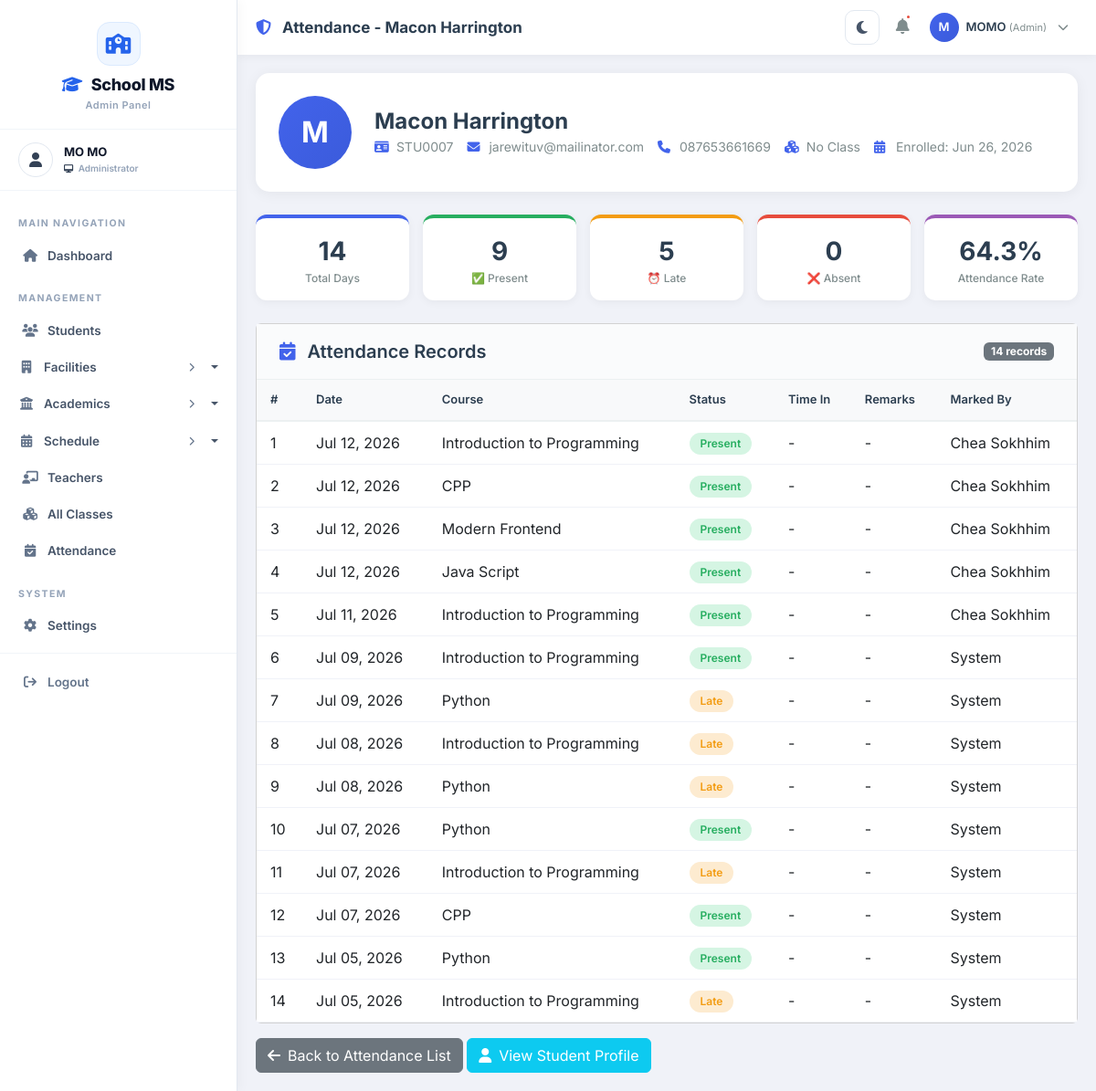
Page /attendance/admin/student/8/ (signed in) on the earlier database version.
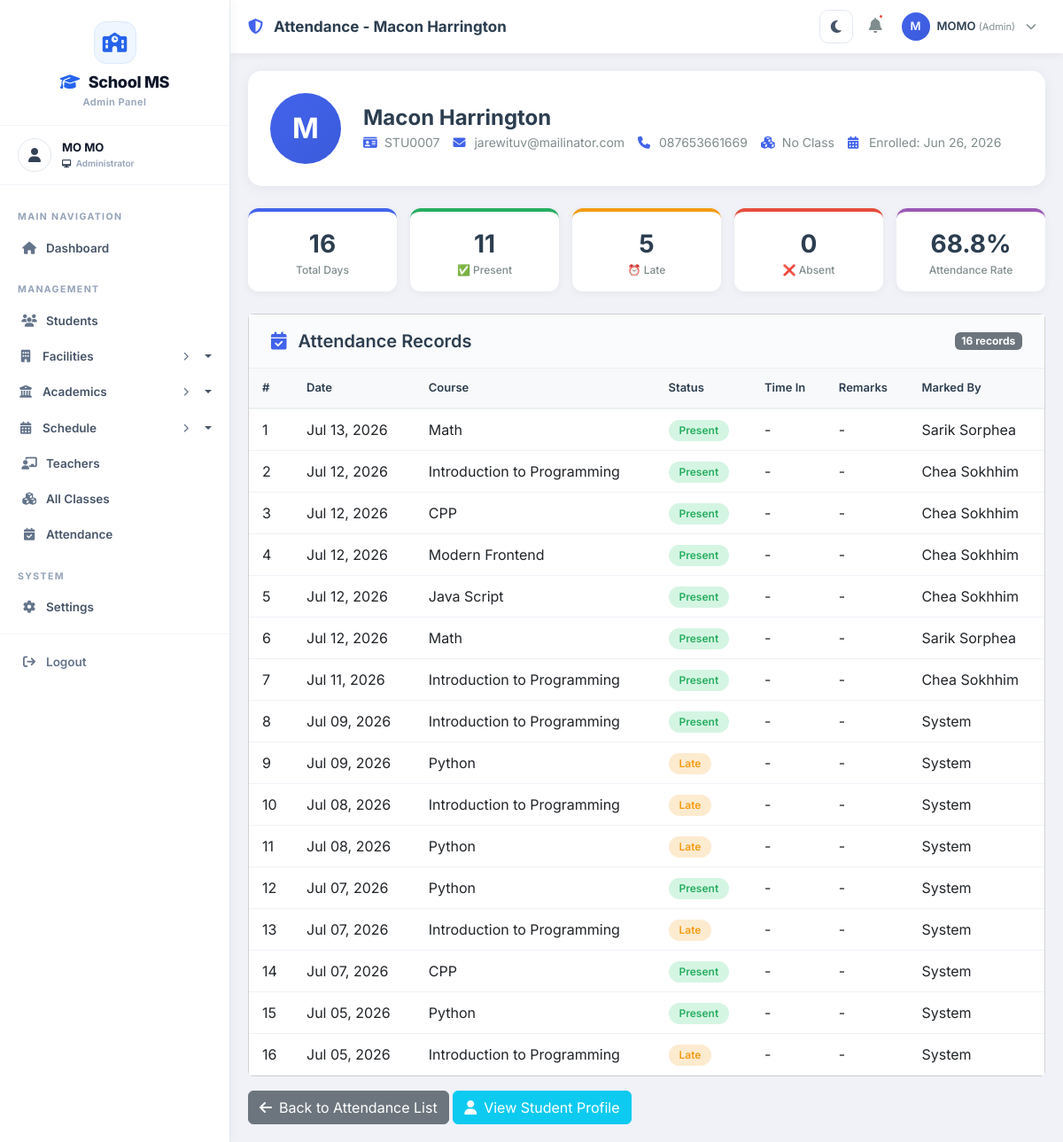
Same page on the later database version.
### attendance/models.py (models this page shows, shortened)
class Attendance(models.Model):
    STATUS_CHOICES = [
        ('present', 'Present'),
        ('absent', 'Absent'),
        ('late', 'Late'),
        ('excused', 'Excused')
    ]
    student = models.ForeignKey(Student, on_delete=models.CASCADE, related_name='attendances')
    course = models.ForeignKey(Course, on_delete=models.CASCADE, related_name='attendances')  # Use course
    date = models.DateField(default=date.today)
    status = models.CharField(max_length=20, choices=STATUS_CHOICES, default='present')
    time_in = models.TimeField(null=True, blank=True)
    time_out = models.TimeField(null=True, blank=True)
    remarks = models.TextField(blank=True, null=True)
    marked_by = models.ForeignKey(Teacher, on_delete=models.SET_NULL, null=True, blank=True, related_name='marked_attendances')
    created_at = models.DateTimeField(auto_now_add=True)
    updated_at = models.DateTimeField(auto_now=True)
    class Meta:
        unique_together = ['student', 'course', 'date']  # Use course
        ordering = ['-date']

### courses/models.py (models this page shows, shortened)
class Course(models.Model):
    LEVEL_CHOICES = [
        ('100', 'Year 1'),
        ('200', 'Year 2'),
        ('300', 'Year 3'),
        ('400', 'Year 4'),
        ('500', 'Year 5'),
    ]
    course_id = models.CharField(max_length=20, unique=True, editable=False)
    code = models.CharField(max_length=20, unique=True)
    name = models.CharField(max_length=200)
    description = models.TextField()
    credits = models.IntegerField()
    level = models.CharField(max_length=10, choices=LEVEL_CHOICES, default='100')
    duration = models.CharField(max_length=50, default='12 weeks')
    fee = models.DecimalField(max_digits=10, decimal_places=2, default=0.00)
    major = models.ForeignKey(
        Major,
        on_delete=models.SET_NULL,
        null=True,
        blank=True,
        related_name='courses'
    )
    teacher = models.ForeignKey(
        Teacher,
        on_delete=models.SET_NULL,
        null=True,
        blank=True,
        related_name='courses'
    )
    prerequisites = models.ManyToManyField('self', symmetrical=False, blank=True)
    time_slots = models.ManyToManyField(
        'classes.TimeSlot',
        blank=True,
        related_name='course_time_slots'
    )
    is_active = models.BooleanField(default=True)
    created_at = models.DateTimeField(auto_now_add=True)
    updated_at = models.DateTimeField(auto_now=True)
    class Meta:
        ordering = ['code']

### teachers/models.py (models this page shows, shortened)
class Teacher(models.Model):
    GENDER_CHOICES = [
        ('M', 'Male'),
        ('F', 'Female'),
        ('O', 'Other')
    ]
    POSITION_CHOICES = [
        ('dean', '👑 Dean'),
        ('associate_dean', 'Associate Dean'),
        ('department_head', 'Department Head'),
        ('professor', 'Professor'),
        ('associate_professor', 'Associate Professor'),
        ('assistant_professor', 'Assistant Professor'),
        ('lecturer', 'Lecturer'),
        ('instructor', 'Instructor'),
        ('teaching_assistant', 'Teaching Assistant'),
    ]
    user = models.OneToOneField(User, on_delete=models.CASCADE, related_name='teacher_profile', null=True, blank=True)
    teacher_id = models.CharField(max_length=20, unique=True)
    first_name = models.CharField(max_length=100)
    last_name = models.CharField(max_length=100)
    date_of_birth = models.DateField()
    gender = models.CharField(max_length=10, choices=GENDER_CHOICES)
    phone = models.CharField(max_length=15)
    email = models.EmailField()
    address = models.TextField(blank=True, null=True)
    profile_picture = models.ImageField(upload_to='teachers/', blank=True, null=True)
    qualification = models.CharField(max_length=200, blank=True, null=True)
    specialization = models.CharField(max_length=200, blank=True, null=True)
    years_of_experience = models.IntegerField(default=0)
    position = models.CharField(
        max_length=50,
        choices=POSITION_CHOICES,
        default='lecturer',
        help_text="Current position/rank of the teacher"
    )
    hired_date = models.DateField(null=True, blank=True)
    is_active = models.BooleanField(default=True)
    created_at = models.DateTimeField(auto_now_add=True)
    updated_at = models.DateTimeField(auto_now=True)
    def get_full_name(self):
        return f"{self.first_name} {self.last_name}"
    class Meta:
        ordering = ['first_name', 'last_name']

### attendance/views.py (the view)
# urls.py: path('admin/student/<int:student_id>/', views.admin_student_attendance, name='admin_student_attendance'),
@login_required
@admin_required
def admin_student_attendance(request, student_id):
    student = get_object_or_404(Student, id=student_id)
    attendances = Attendance.objects.filter(student=student).order_by('-date')
    total = attendances.count()
    present = attendances.filter(status='present').count()
    absent = attendances.filter(status='absent').count()
    late = attendances.filter(status='late').count()
    excused = attendances.filter(status='excused').count()
    attendance_rate = 0
    if total > 0:
        attendance_rate = attendance_rate_percent(present, total)
    context = {
        'student': student,
        'attendances': attendances,
        'total': total,
        'present': present,
        'absent': absent,
        'late': late,
        'excused': excused,
        'attendance_rate': attendance_rate,
    }
    return render(request, 'Backend/admin/attendance/student_attendance.html', context)

### attendance/utils.py (called while the page is built)
def attendance_rate_percent(numerator, denominator, precision=1):
    try:
        numerator = float(numerator)
        denominator = float(denominator)
    except (TypeError, ValueError):
        return 0
    if denominator <= 0:
        return 0
    rate = round((max(numerator, 0) / denominator) * 100, precision)
    return min(rate, 100)

### classes/context_processors.py (called while the page is built)
def sidebar_counts(request):
    return {
        'total_buildings': Building.objects.filter(is_active=True).count(),
        'total_floors': Floor.objects.filter(is_active=True).count(),
        'total_rooms': Room.objects.filter(is_active=True).count(),
        'total_terms': Term.objects.filter(is_active=True).count(),
        'total_timeslots': TimeSlot.objects.filter(is_active=True).count(),
    }

### students/models.py (called while the page is built)
    def get_full_name(self):
        return f"{self.first_name} {self.last_name}"

### templates/Backend/admin/attendance/student_attendance.html (shortened to what this page needs)
{% extends 'Backend/layouts/admin_layout.html' %}
{% load static %}
{% block page_title %}Attendance - {{ student.get_full_name }}{% endblock %}
{% block content %}
<div class="student-profile">
    <div class="avatar">
        {{ student.first_name|first|upper }}
    </div>
    <div class="info">
        <h4>{{ student.get_full_name }}</h4>
        <div class="details">
            <span><i class="fas fa-id-card"></i> {{ student.student_id }}</span>
            <span><i class="fas fa-envelope"></i> {{ student.email }}</span>
            <span><i class="fas fa-phone"></i> {{ student.phone }}</span>
            <span><i class="fas fa-cubes"></i> {{ student.class_enrolled.name|default:"No Class" }}</span>
            <span><i class="fas fa-calendar-alt"></i> Enrolled: {{ student.enrollment_date|date:"M d, Y" }}</span>
        </div>
    </div>
</div>
<div class="stats-grid">
    <div class="stat-card">
        <div class="number">{{ total }}</div>
        <div class="label">Total Days</div>
    </div>
    <div class="stat-card present">
        <div class="number">{{ present }}</div>
        <div class="label">✅ Present</div>
    </div>
    <div class="stat-card late">
        <div class="number">{{ late }}</div>
        <div class="label">⏰ Late</div>
    </div>
    <div class="stat-card absent">
        <div class="number">{{ absent }}</div>
        <div class="label">❌ Absent</div>
    </div>
    <div class="stat-card rate">
        <div class="number">{{ attendance_rate }}%</div>
        <div class="label">Attendance Rate</div>
    </div>
</div>
<div class="card">
    <div class="card-header-custom">
        <h5><i class="fas fa-calendar-check"></i> Attendance Records</h5>
        <span class="badge bg-secondary">{{ attendances|length }} records</span>
    </div>
    <div class="card-body p-0">
        <div class="table-responsive">
            <table class="table table-attendance">
                <thead>
                    <tr>
                        <th style="width: 50px;">#</th>
                        <th>Date</th>
                        <th>Course</th>
                        <th>Status</th>
                        <th>Time In</th>
                        <th>Remarks</th>
                        <th>Marked By</th>
                    </tr>
                </thead>
                <tbody>
                    {% for attendance in attendances %}
                    <tr>
                        <td>{{ forloop.counter }}</td>
                        <td>{{ attendance.date|date:"M d, Y" }}</td>
                        <td>{{ attendance.course.name|default:"N/A" }}</td>
                        <td>
                            <span class="status-badge {{ attendance.status }}">
                                {{ attendance.get_status_display }}
                            </span>
                        </td>
                        <td>{{ attendance.time_in|default:"-" }}</td>
                        <td>{{ attendance.remarks|default:"-" }}</td>
                        <td>{{ attendance.marked_by.get_full_name|default:"System" }}</td>
                    </tr>
                    {% endfor %}
                </tbody>
            </table>
        </div>
    </div>
</div>
<div class="mt-3">
    <a href="{% url 'attendance:admin_attendance_list' %}" class="btn btn-secondary">
        <i class="fas fa-arrow-left me-2"></i>Back to Attendance List
    </a>
    <a href="{% url 'students:student_detail' student.id %}" class="btn btn-info text-white">
        <i class="fas fa-user me-2"></i>View Student Profile
    </a>
</div>
{% endblock %}

Differences in the rows shown:
added Attendance: date "Jul 13, 2026", course.name "Math", status "Present", time_in "-", remarks "-", marked_by.get_full_name "Sarik Sorphea"
added Attendance: date "Jul 12, 2026", course.name "Math", status "Present", time_in "-", remarks "-", marked_by.get_full_name "Sarik Sorphea"
Other differences:
{{ total }}: "14" → "16"
{{ present }}: "9" → "11"
{{ attendance_rate }}: "64.3" → "68.8"
{{ attendances|length }}: "14" → "16"
